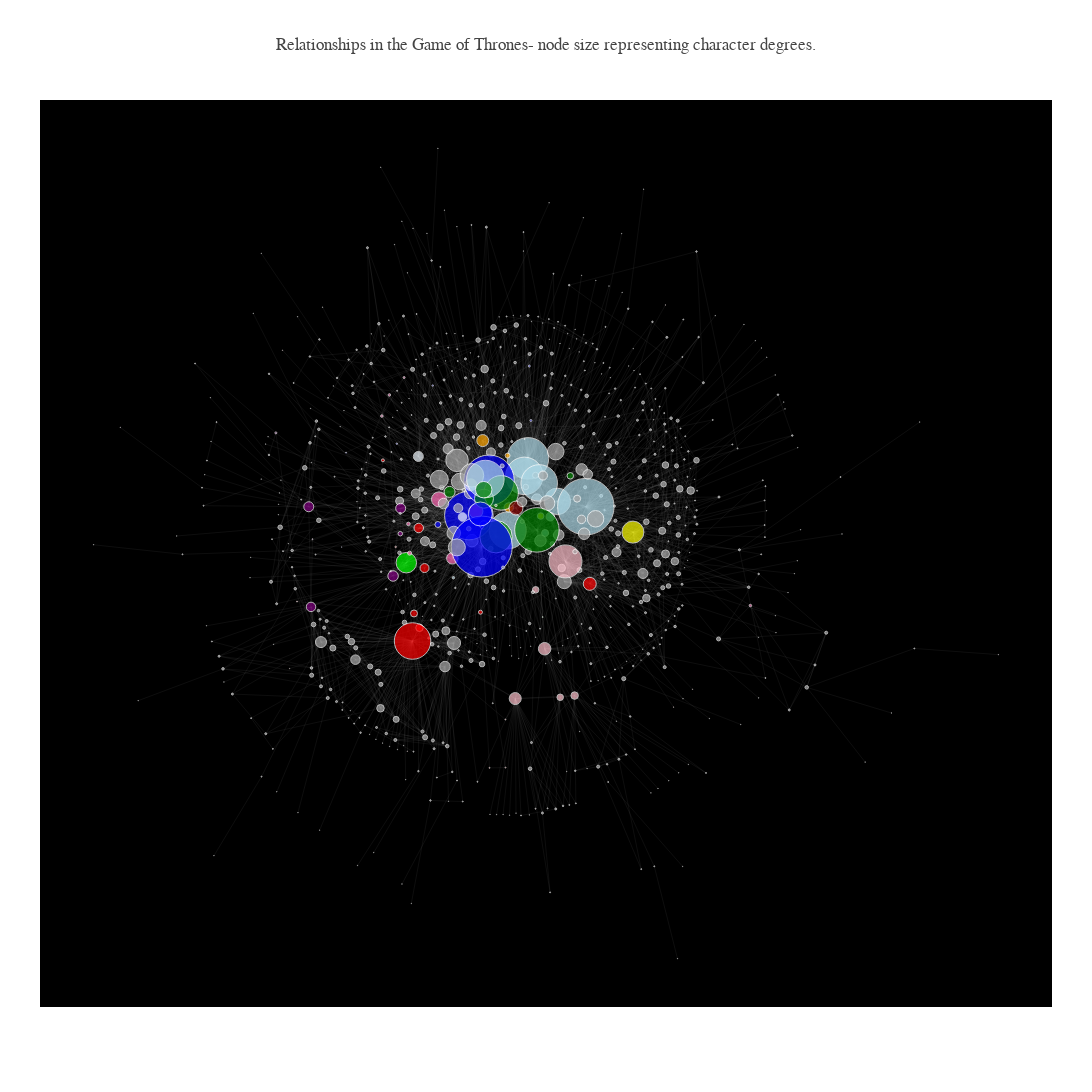

Source (notebook cell):
### Code cell
plot(G,'- node size representing character degrees.',size_map_degrees)

### Figure 1 — Plotly figure (JSON) as saved in the notebook; plotly's stock layout.template omitted (floating-point values rounded to 4 significant figures; data arrays with more than 128 entries replaced by an {"elided": "..."} marker saying what was removed)
{"data": [{"hoverinfo": "none", "line": {"color": "#A3A3A3", "width": 0.09}, "mode": "lines", "type": "scatter", "uid": "21903511-a37a-4590-9258-ea6362d072e3", "x": {"elided": "8445 float values"}, "y": {"elided": "8445 float values"}}, {"hoverinfo": "text", "marker": {"color": {"elided": "796 str values"}, "size": {"elided": "796 float values"}}, "mode": "markers", "text": {"elided": "796 str values"}, "type": "scatter", "uid": "6745851d-342b-4167-b02f-7f0e7a2ff58c", "x": {"elided": "796 float values"}, "y": {"elided": "796 float values"}}], "layout": {"autosize": false, "font": {"family": "Arial"}, "height": 1500, "hovermode": "closest", "margin": {"b": 85, "l": 40, "pad": 0, "r": 40, "t": 100}, "plot_bgcolor": "#000000", "showlegend": false, "title": {"text": "Relationships in the Game of Thrones- node size representing character degrees."}, "width": 1500, "xaxis": {"showgrid": false, "showline": false, "showticklabels": false, "title": {"text": ""}, "zeroline": false}, "yaxis": {"showgrid": false, "showline": false, "showticklabels": false, "title": {"text": ""}, "zeroline": false}}}
